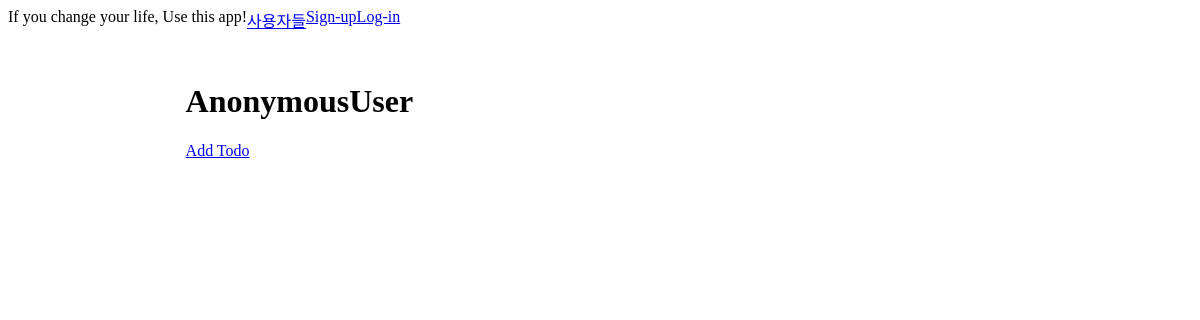
Page /post/ on the earlier database version.
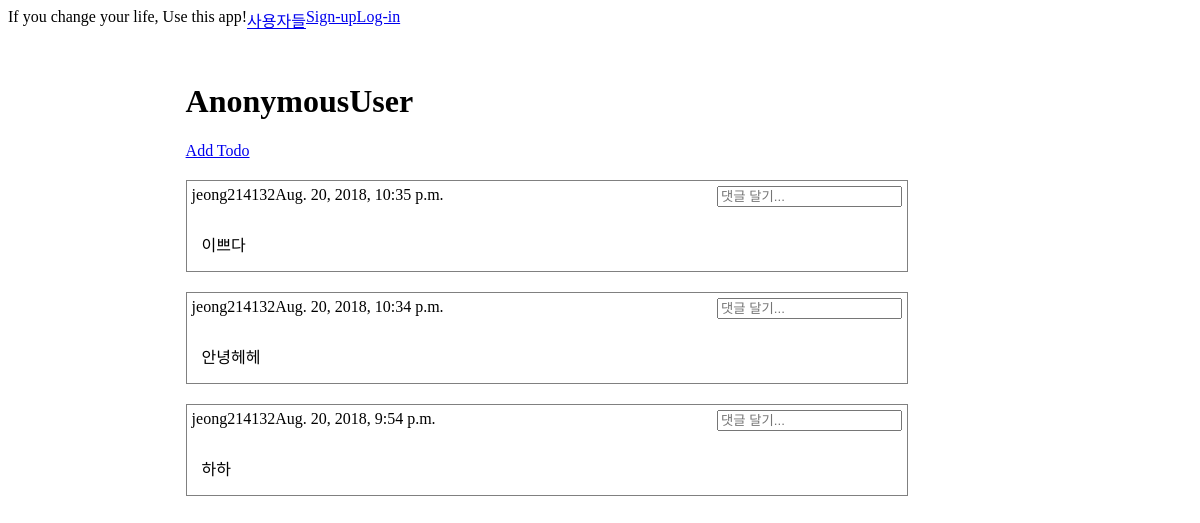
Same page on the later database version.
### post/models.py (models this page shows, shortened)
class Post(models.Model):
    content = models.TextField('CONTENT')
    photo = models.ImageField(upload_to='post')
    create_date = models.DateTimeField('Create Date', auto_now_add=True)
    modify_date = models.DateTimeField('Modify Date', auto_now=True)
    owner = models.ForeignKey(User, null=True,  on_delete=models.CASCADE)
    class Meta:
        verbose_name = 'post'
        verbose_name_plural = 'posts'
        db_table  = 'my_post'#데이터베이스 테이블에서 이름을 정의, 지정 안하면 appname_classname 된다.
        ordering  = ('-modify_date',)

### post/views.py (the view)
def post_list(request):
    posts = Post.objects.all()
    comment_form = CommentForm()
    context = {
        'posts': posts,
        'comment_form': comment_form,
    }
    return render(request, 'post/post.html', context)

### post/forms.py (shortened to what this page needs)
class CommentForm(forms.ModelForm):
    class Meta:
        model = Comment
        fields = (
            'content',
        )
        widgets = {
            'content': forms.TextInput(
                attrs={
                    'class': 'content',
                    'placeholder': '댓글 달기...',
                }
            )
        }

### post/templates/post/post.html (shortened to what this page needs)
{% extends "base.html" %}
{% load staticfiles %}
{% block extrastyle %}{% static "css/todo.css" %}{% endblock %}
{% block content %}
<div class="body">
<div class="left">
</div>
<div class="content">
    <h1>{{user}}</h1>
    <a href="{% url 'post:add' %}">Add Todo</a>
        {% for post in posts %}
        <div class="todo_list">
            <div class="todo">
                <div class="todo_owner">
                    {{ post.owner }}{{ post.modify_date}}
                </div>
                <div class="todo_photo">
                </div>
                <div class="todo_content">
                    {{ post.content }}
                </div>
            </div>
            <div class="todo_UD">
            </div>
               <form action="{% url 'post:comment_create' post_pk=post.pk %}" method="POST" class="comment-form">
				<input type="text" name="content" placeholder="댓글 달기...">
			    </form>
        </div>
        {% endfor %}
</div>
<div class="right">
</div>
</div>
{% endblock %}

Differences in the rows shown:
added Post: owner "jeong214132", modify_date "Aug. 20, 2018, 10:35 p.m.", content "이쁘다"
added Post: owner "jeong214132", modify_date "Aug. 20, 2018, 10:34 p.m.", content "안녕헤헤"
added Post: owner "jeong214132", modify_date "Aug. 20, 2018, 9:54 p.m.", content "하하"
